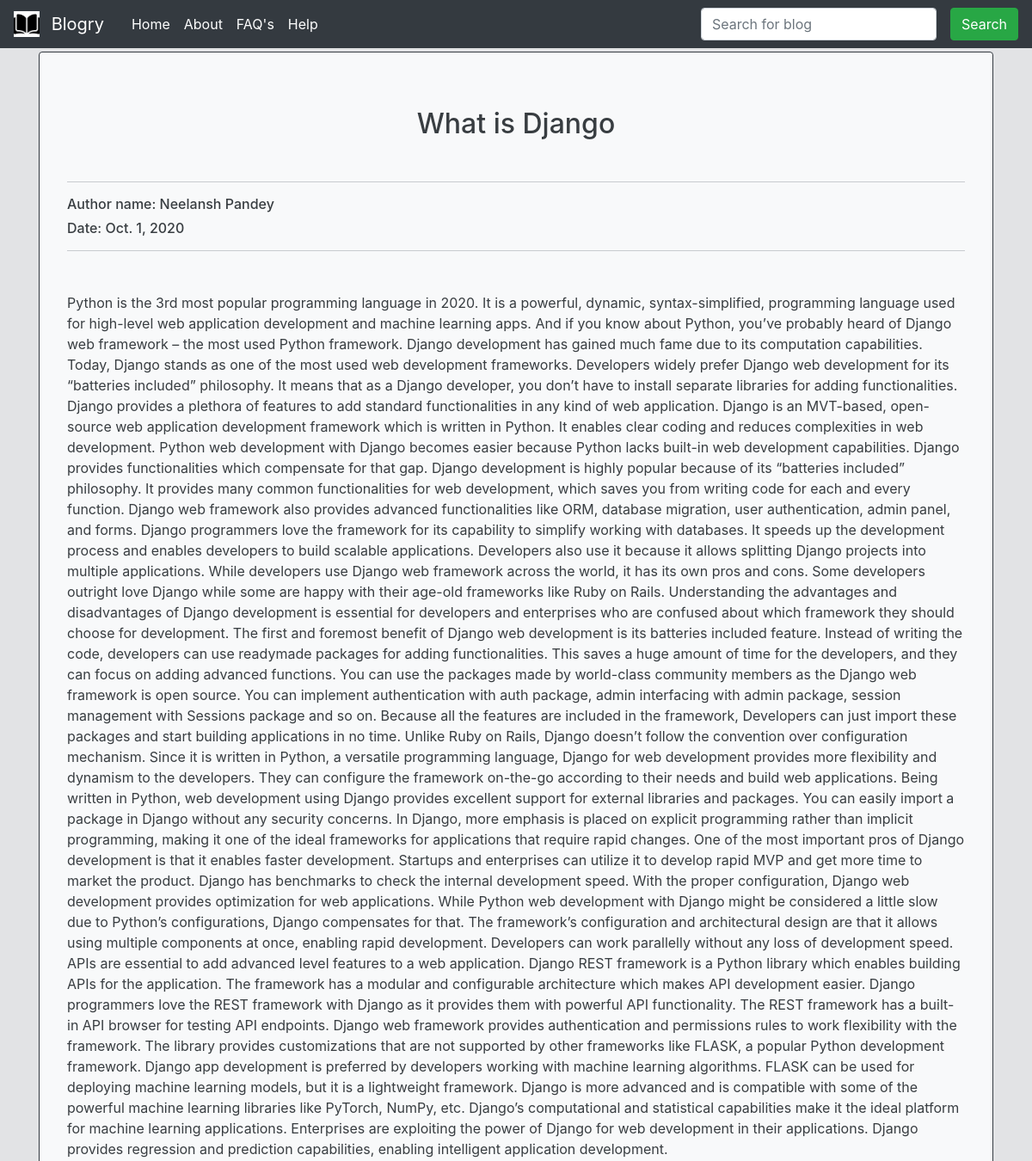
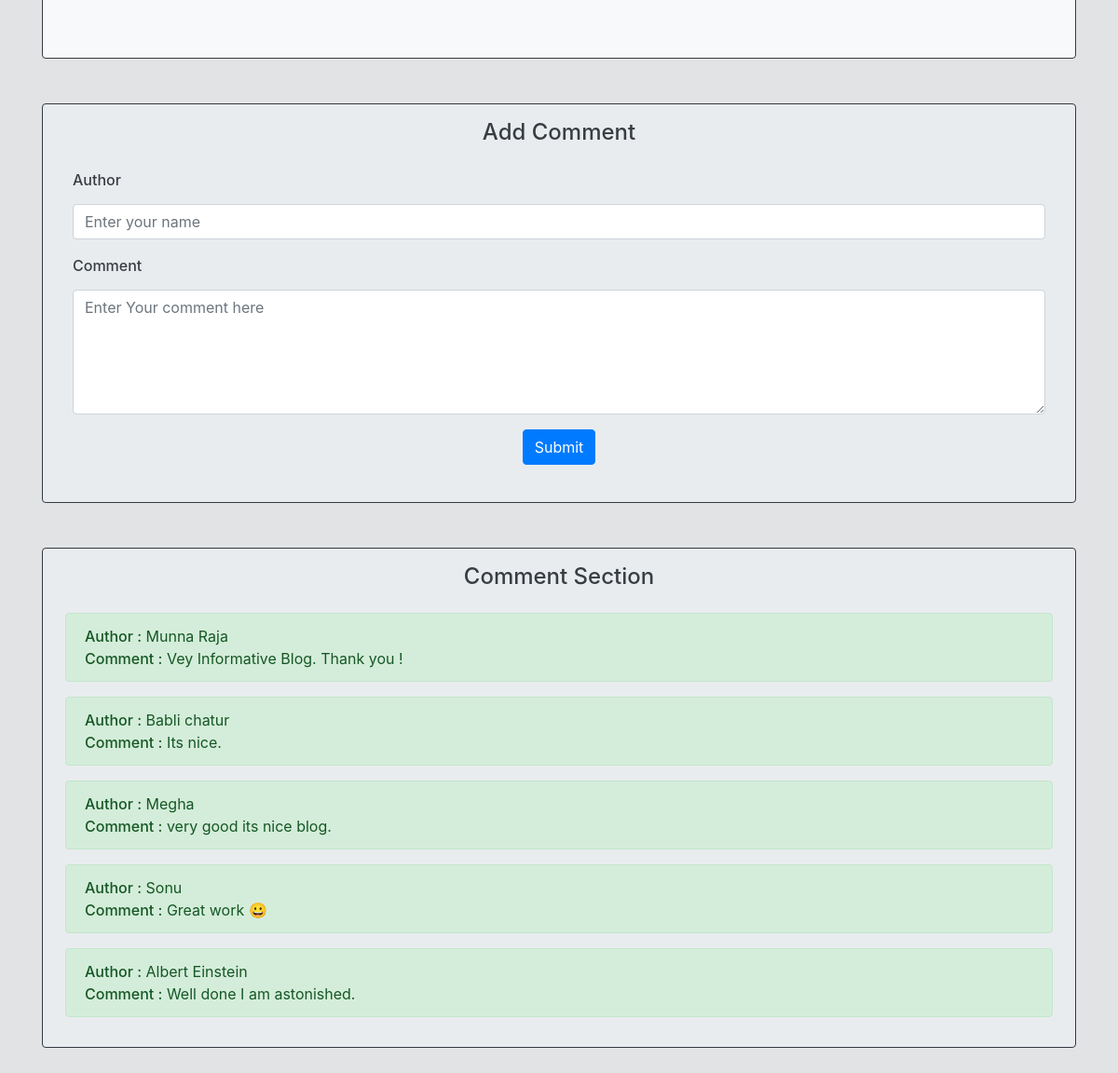
The app's page /details/46/ with its own data (2 pictures, top to bottom).
### home/models.py (models this page shows, shortened)
class Blogs(models.Model):
    blogTitle=models.CharField(max_length=255)
    blogAuthor = models.CharField(max_length=122)
    blogContent=models.TextField()
    time=models.DateField()

class CommentBlog(models.Model):
    commentName = models.CharField(max_length=20)
    commentText = models.TextField()
    blog = models.ForeignKey('Blogs', on_delete=models.CASCADE)

### home/views.py (the view)
# urls.py: path('details/<int:id>/',homeViews.details,name='details'),
def details(request, id=None):
    data = Blogs.objects.get(id=id)
    if request.method == 'POST':
        commentName = request.POST.get('commentName')
        commentText = request.POST.get('commentText')
        comment = CommentBlog(commentName=commentName, commentText=commentText, blog=data)
        comment.save()
        return redirect("/details/{}/".format(data.id))
    blog = get_object_or_404(Blogs, id=id)
    comments = CommentBlog.objects.filter(blog=data)
    return render(request, 'home/details.html', {'blog': blog, 'comments': comments,'data':data})

### home/templates/home/details.html (shortened to what this page needs)
{%extends 'home/base.html'%}
{% block content-2 %}
<div class="container mt-1">
    <div class="jumbotron border border-dark rounded bg-light">
        <h2 class="text-center mb-5">{{ blog.blogTitle }}</h2>
        <hr>
        <h6 class="mt-3">Author name: {{ blog.blogAuthor }}</h6>
        <h6>Date: {{ blog.time }}</h6>
        <hr>
        <div class="font-weight-normal mt-5">{{ blog.blogContent }}</div>
    </div>
</div>
<div class="container mt-5">
    <div class="jumbotron border border-dark rounded py-3">
        <h4 class="text-center mb-4">Add Comment</h4>
        <form method="post" action="">
            <div class="form-group">
                <label for="commentName" class="h6 mb-3">Author</label>
                <input type="text" class="form-control" name="commentName" id="inputAddress" placeholder="Enter your name">
            </div>
            <div class="form-group">
                <label for="commentText" class="h6 mb-3">Comment</label>
                <textarea class="form-control" id="commentText" name="commentText" rows="5" placeholder="Enter Your comment here"></textarea>
                <div class="text-center mt-3"><button type="submit" class="btn btn-primary mb-2">Submit</button></div>
            </div>
        </form>
    </div>
</div>
<div class="container mt-5">
    <div class="jumbotron border border-dark rounded py-3 px-4">
        <h4 class="text-center mb-4">Comment Section</h6>
                {% for c in comments%}
                <div class="alert alert-success text-black" role="alert">
                    <span class="h6">Author :</span> {{c.commentName}} <br>
                    <span class="h6">Comment :</span> {{c.commentText}}
                </div>
                {%endfor%}
    </div>
</div>
{% endblock %}

### home/templates/home/base.html (shortened to what this page needs)
{% load static%}
<!doctype html>
<html lang="en">
<head>
    <link rel="stylesheet" href="https://stackpath.bootstrapcdn.com/bootstrap/4.5.2/css/bootstrap.min.css"
>
</head>
<body class="alert-secondary">
    <nav class="navbar navbar-expand-lg navbar-dark bg-dark">
        <a class="navbar-brand mr-4" href="/">
            <img src="{%static 'home/images/blogIcon.jpg' %}" width="30" height="30" class="d-inline-block align-top mr-2" alt=""
                loading="lazy">
            Blogry
        </a>
        <div class="collapse navbar-collapse" id="navbarSupportedContent">
            <ul class="navbar-nav mr-auto">
                <li class="nav-item active">
                    <a class="nav-link" href="/">Home <span class="sr-only">(current)</span></a>
                </li>
                <li class="nav-item active">
                    <a class="nav-link" href="/about">About <span class="sr-only">(current)</span></a>
                </li>
                <li class="nav-item active">
                    <a class="nav-link" href="/faqs">FAQ's <span class="sr-only">(current)</span></a>
                </li>
                <li class="nav-item active">
                    <a class="nav-link" href="/help">Help <span class="sr-only">(current)</span></a>
                </li>
            </ul>
            <form class="form-inline my-2 my-lg-0" method="get" action="/">
                <input class="form-control mr-sm-3" type="search" name="searchQuery" placeholder="Search for blog" aria-label="Search">
                <button class="btn btn-success my-sm-0" type="submit">Search</button>
            </form>
        </div>
    </nav>
    {%block content-2%}{%endblock%}
</body>
</html>

### records on screen
Blogs: blogTitle "What is Django", blogAuthor "Neelansh Pandey", time "Oct. 1, 2020", blogContent "Python is the 3rd most popular programming language in 2020. It is a powerful, dynamic, syntax-simplified, programming language used for high-level web application development and machine learning apps. And if you know about Python, you’ve probably heard of Django web framework – the most used Python framework. Django development has gained much fame due to its computation capabilities. Today, Django stands as one of the most used web development frameworks. Developers widely prefer Django web development for its “batteries included” philosophy. It means that as a Django developer, you don’t have to install separate libraries for adding functionalities. Django provides a plethora of…"
CommentBlog: commentName "Munna Raja", commentText "Vey Informative Blog. Thank you !"
CommentBlog: commentName "Babli chatur", commentText "Its nice."
CommentBlog: commentName "Megha", commentText "very good its nice blog."
CommentBlog: commentName "Sonu", commentText "Great work 😀"
CommentBlog: commentName "Albert Einstein", commentText "Well done I am astonished."
